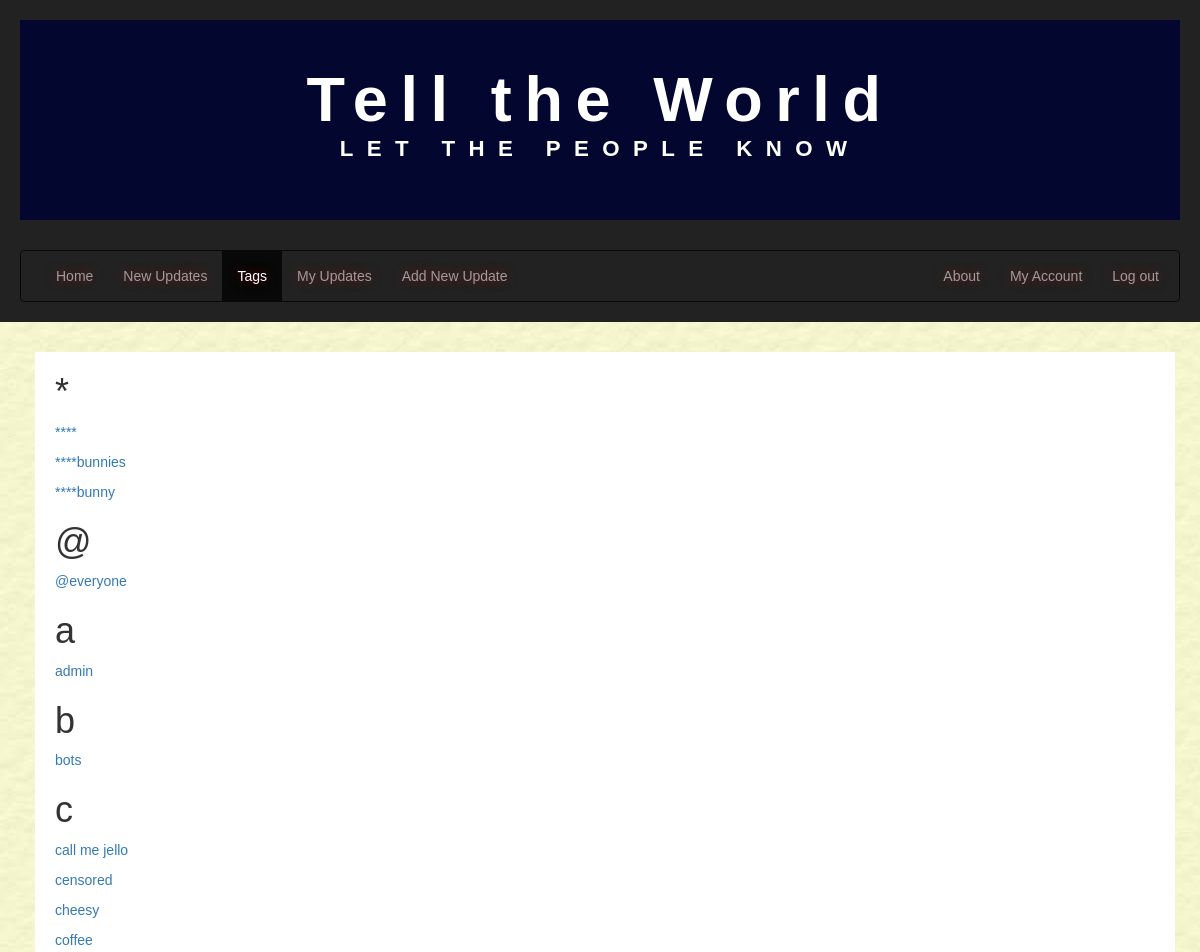
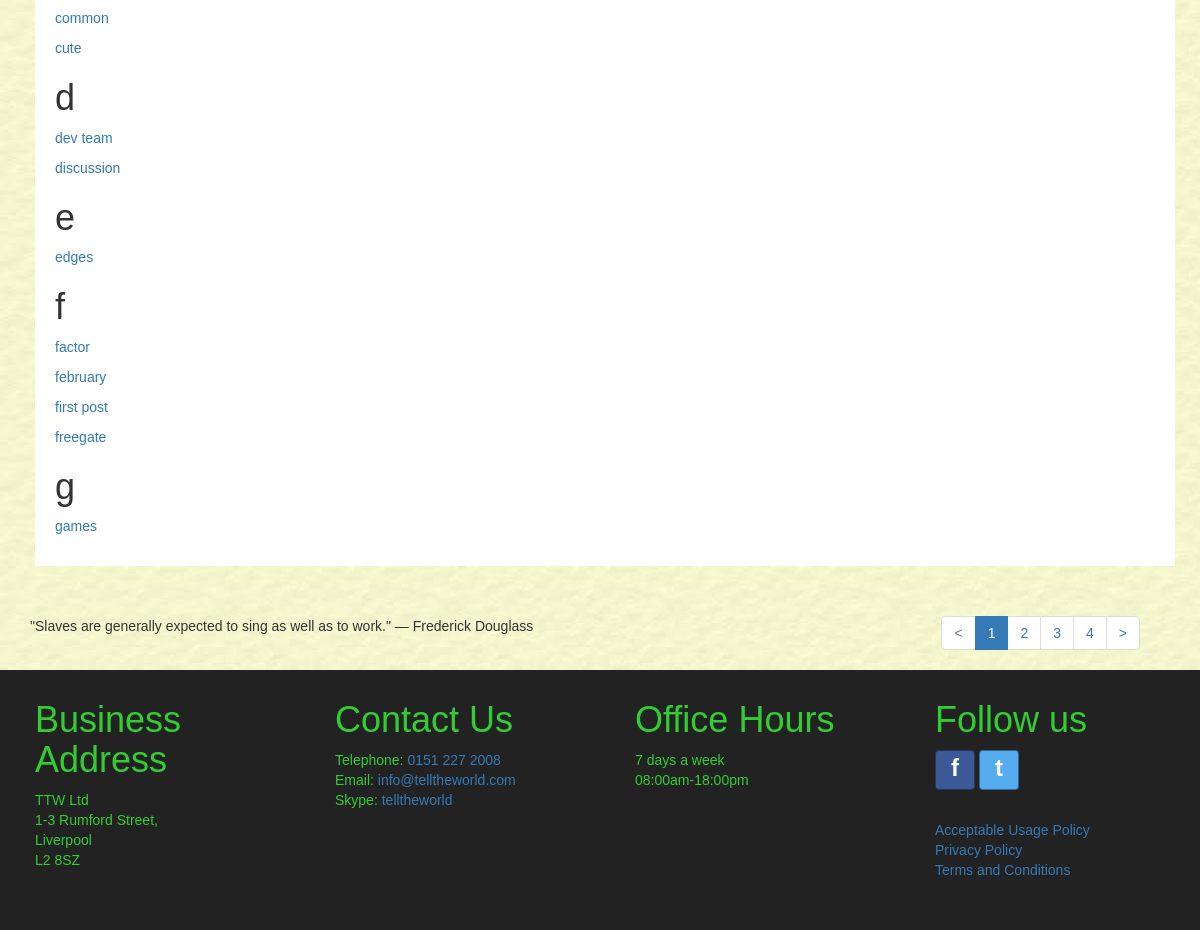
The app's page /tags/ (signed in), older data (2 pictures, top to bottom).
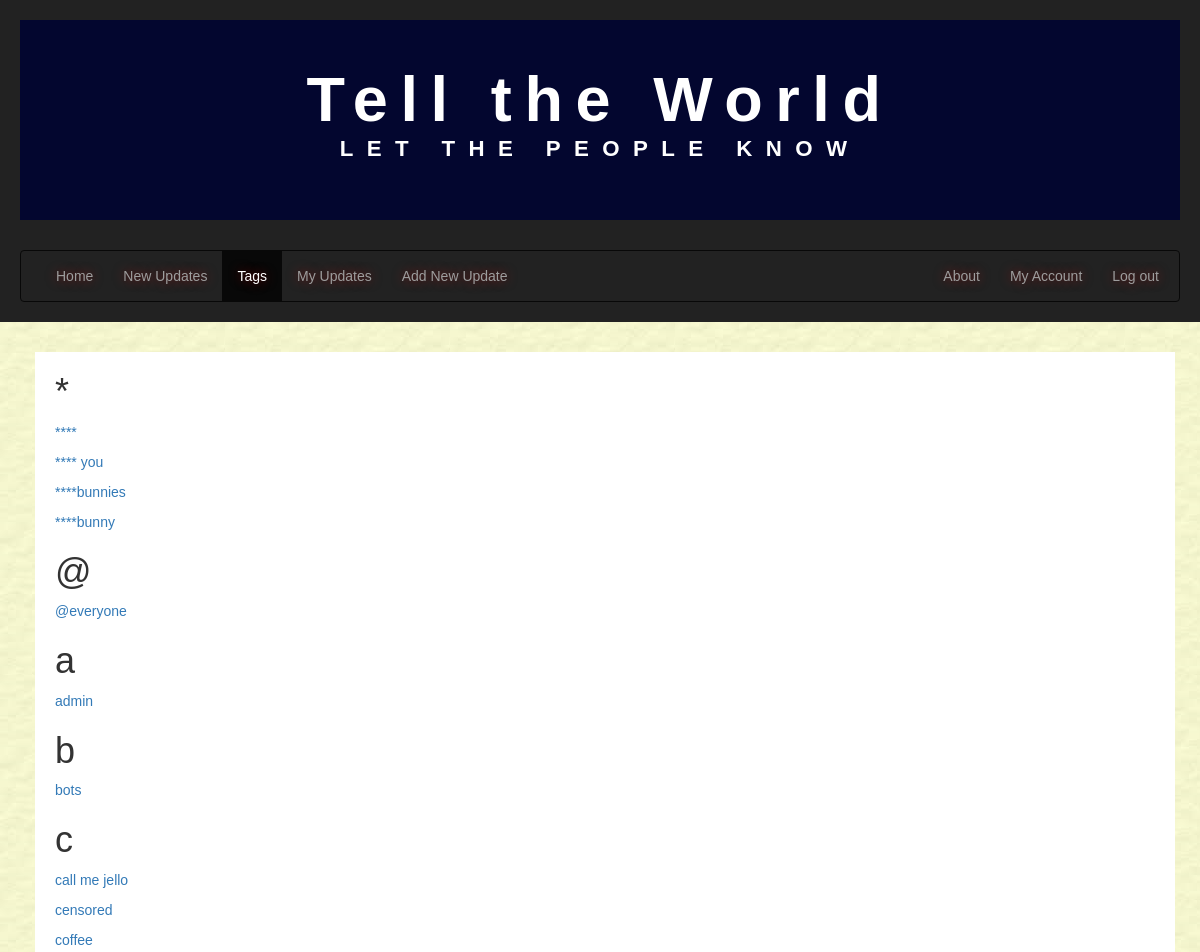
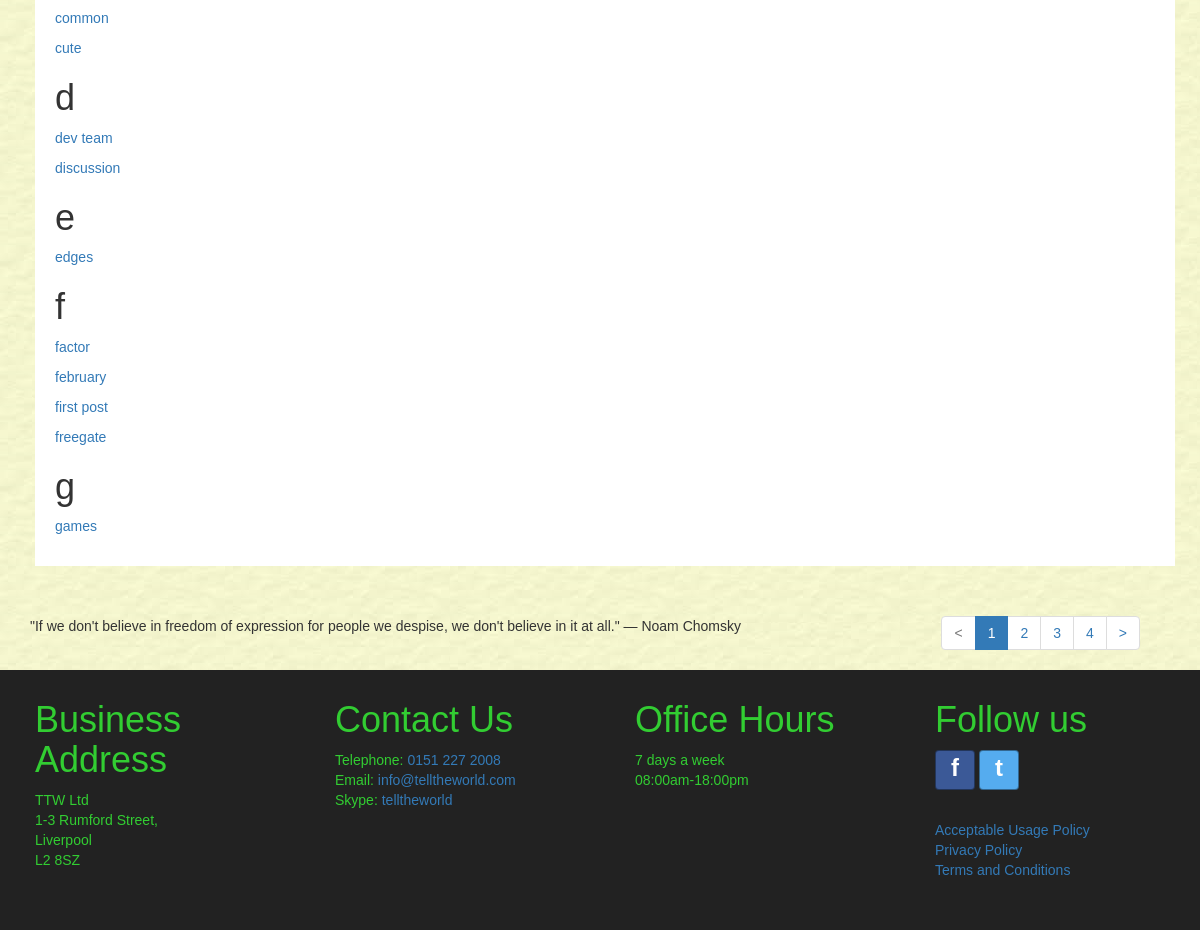
The same page, newer data (2 pictures, top to bottom).
### tellings/models.py (models this page shows, shortened)
class Tag(models.Model):
    tagID = models.AutoField(primary_key=True, db_column='tagID')
    tagName = models.CharField(max_length=15)
    @property
    def first_char(self):
        return self.tagName[0]
    class Meta:
        ordering = ['tagName']
        verbose_name = "Tag"
        verbose_name_plural = "Tags"

### tellings/views.py (the view)
# urls.py: path('tags/', TagListView.as_view(), name='tags'),
class TagListView(LoginRequiredMixin, generic.ListView):
    model = Tag
    paginate_by = 20
    http_method_names = ['get', 'post']
    def get_context_data(self, **kwargs):
        context = super(TagListView, self).get_context_data(**kwargs)
        quote = get_random_quote()
        context['quote'] = quote
        return context

### tellings/templatetags/my_tags.py (called while the page is built)
@register.simple_tag(takes_context=True)
def param_replace(context, **kwargs):
    d = context['request'].GET.copy()
    for k, v in kwargs.items():
        d[k] = v
    for k in [k for k, v in d.items() if not v]:
        del d[k]
    return d.urlencode()

### tellings/views.py (called while the page is built)
def get_random_quote():
    secure_random = random.SystemRandom()
    random_quote = secure_random.choice(random_quotes)
    return _(random_quote)

### tellings/templates/tellings/tag_list.html (shortened to what this page needs)
{% extends 'tellings/base.html' %}
{% block content %}
  <div class="container-fluid main-content">
    <div class="container allUserUpdates" id="userUpdates">
      <div class="row white-inner-container">
        {% if tag_list %}
          {% regroup tag_list by first_char as first_char_list %}
          {% for sort_by_first_char in first_char_list %}
            <h1>{{ sort_by_first_char.grouper }}</h1>
              {% for item in sort_by_first_char.list %}
                <p>
                  <a href="{% url 'tellings:newupdates' %}?tagName={{ item.tagName }}" name="{{ item.tagName }}">{{ item.tagName }}</a>
                </p>
              {% endfor %}
           {% endfor %}
        {% else %}
          <p>No results found.</p>
        {% endif %}
      </div>
    </div>
  </div>
{% endblock %}

### tellings/templates/tellings/base.html (shortened to what this page needs)
<!DOCTYPE html>
<html lang="en">
<head>
{% load static %}
  <link rel="stylesheet" href="{% static 'tellings/css/bootstrap.min.css' %}">
  <link rel="stylesheet" href="{% static 'tellings/css/bootstrap-tagsinput.css' %}">
  <link rel="stylesheet" href="{% static 'tellings/css/style.css' %}">
</head>
<body>
    <header class="header">
      <div id="title" class="jumbotron jumbotron-fluid">
        <h1>Tell the World</h1>
        <p>LET THE PEOPLE KNOW</p>
      </div>
      <nav class="navbar navbar-inverse">
        <div class="container-fluid">
            {% include "tellings/includes/navbar.html" %}
        </div>
      </nav>
    </header>
    {% block content %}{% endblock %}
    {% block pagination %}
      {% if is_paginated %}
      {% load my_tags %}
      <div id="paginationDiv">
        <ul class="pagination pull-right">
          {% if page_obj.has_previous %}
            <li><a href="?{% param_replace page=page_obj.previous_page_number %}">&#60;</a></li>
          {% else %}
            <li class="disabled"><span>&#60;</span></li>
          {% endif %}
          {% for i in paginator.page_range %}
            {% if i <= page_obj.number|add:2 and i >= page_obj.number|add:-2 %}
              {% if page_obj.number == i %}
                <li class="active"><span>{{ i }} <span class="sr-only">(current)</span></span></li>
              {% else %}
                <li><a href="?{% param_replace page=i %}">{{ i }}</a></li>
              {% endif %}
            {% endif %}
          {% endfor %}
          {% if page_obj.number < paginator.num_pages|add:-3 %}
             <li><a href="javascript: void(0);">...</a></li>
             <li><a href="?{% param_replace page=paginator.num_pages %}">{{ paginator.num_pages }}</a></li>
          {% elif page_obj.number < paginator.num_pages|add:-2 %}
             <li><a href="?{% param_replace page=paginator.num_pages %}">{{ paginator.num_pages }}</a></li>
          {% endif %}
          {% if page_obj.has_next %}
            <li><a href="?{% param_replace page=page_obj.next_page_number %}">&#62;</a></li>
          {% else %}
            <li class="disabled"><span>&#62;</span></li>
          {% endif %}
        </ul>
        <br />
        <div>
        {% if quote %}
            <span style="text-align: center; padding-bottom: 10px;">{{quote}}</span>
        {% else %}
            <p>Just say it. It needs to be said sometime.</p>
        {% endif %}
        </div>
      </div>
      {% endif %}
    {% endblock %}
    <footer class="footer footerDivs">
      {% include "tellings/includes/footerContents.html" %}
    </footer>
</body>
</html>

### tellings/templates/tellings/includes/navbar.html (shortened to what this page needs)
<ul class="nav navbar-nav">
  <li class="nav-item">
    <a class="nav-link" href="{% url 'tellings:index' %}">Home</a>
  </li>
  {% if user.is_authenticated %}
    <li class="nav-item">
      <a class="nav-link" href="{% url 'tellings:newupdates' %}">New Updates</a>
    </li>
    <li class="nav-item">
      <a class="nav-link" href="{% url 'tellings:tags' %}">Tags</a>
    </li>
    <li class="nav-item">
      <a class="nav-link" href="{% url 'tellings:myupdates' %}">My Updates</a>
    </li>
    <li class="nav-item">
      <a class="nav-link" id="addUpdateBtn" href="javascript:void(0);">Add New Update</a>
    </li>
  {% endif %}
</ul>
<ul class="nav navbar-nav navbar-right">
  <li class="dropdown">
    <a class="dropdown-toggle" data-toggle="dropdown" href="#">About</a>
  {% if user.is_authenticated %}
    <li class="dropdown">
      <a class="dropdown-toggle" data-toggle="dropdown" href="#">My Account</a>
    </li>
    <li class="nav-item">
        <a href="{% url 'logout' %}" onclick="return $.confirm_logout();">Log out</a>
    </li>
  {% endif %}
</ul>

### tellings/templates/tellings/includes/footerContents.html (shortened to what this page needs)
  <div class="col-sm-3 footerDivs">
    <h1>Business Address</h1>
    <p>TTW Ltd<br />1-3 Rumford Street,<br /> Liverpool <br />L2 8SZ</p>
  </div>
  <div class="col-sm-3 footerDivs">
    <h1>Contact Us</h1>
    <p>Telephone: <a href="tel:01512272008">0151 227 2008</a><br />
       Email: <a href="mailto:info@telltheworld.com?Subject=Website%20contact" target="_top">info@telltheworld.com</a><br />
       Skype: <a href="skype:telltheworld?call">telltheworld</a>
	</p>
  </div>
  <div class="col-sm-3 footerDivs">
    <h1>Office Hours</h1>
    <p>7 days a week<br />08:00am-18:00pm</p>
  </div>
  <div class="col-sm-3 footerDivs">
    <h1>Follow us</h1>
    <p>
      <a class="btn btn-icon btn-facebook" href="https://www.facebook.com/westernapproachesHQ/">f</a>
      <a class="btn btn-icon btn-twitter" href="https://twitter.com/WestApproaches">t</a>
    </p>  <br />
    <p>
      <a href="{% url 'tellings:acceptableusage' %}">Acceptable Usage Policy</a><br />
      <a href="{% url 'tellings:privacypolicy' %}">Privacy Policy</a><br />
      <a href="{% url 'tellings:termsandconditions' %}">Terms and Conditions</a>
    </p>
  </div>

### tellings/static/tellings/css/style.css (style rules this page uses)
* { font-family: Arial, Helvetica, sans-serif; margin: 0; padding: 0; color: #333; }
body { background-image: url('../imgs/bgimage.jpg'); }
.header { position: relative; color: #000; background-color: #222222; padding: 20px; }
.jumbotron { padding-top: 25px; text-align: center; width: 100%; height: 200px; background-color: #03062F; }
.jumbotron h1 { letter-spacing: .2em; color: white; font-family: Verdana, Geneva, Tahoma, sans-serif; }
.jumbotron p { letter-spacing: .6em; font-size: calc(14px + (26 - 14) * ((100vw - 300px) / (1600 - 300))); line-height: calc(1.3em + (1.5 - 1.2) * ((100vw - 300px)/(1600 - 300))); color: white; font-weight: bold; padding: 0px; }
#title h1 { font-family: Arial, Helvetica, sans-serif; font-weight: bold; margin: 0px; padding-top: 20px; }
.navbar { margin: 0px; margin-bottom: 0px; text-shadow: 0px 0px 11px rgba(232,0,0,0.5); }
.container-fluid { margin: 0px; padding-left: 20px; padding-right: 20px; }
.main-content { min-height: 550px; }
.row { margin:0px; }
.footer { margin: 0px; overflow-y: auto; position: relative; clear: both; margin: 0px; }
.footer h1 { padding-top: 10px; padding-left: 20px; }
.footer p { color: #32CD32; padding-left:20px; }
.footerDivs { color:#32CD32; padding-bottom: 20px; background-color:#222222; margin:0; }
.white-inner-container { margin-top: 30px; margin-bottom: 30px; padding: 20px; padding-top: 0px; background-color: #FFF; }
#paginationDiv { padding-left: 30px; padding-right: 60px; }
.btn-icon { position:relative; padding:0px; color:#FFF; padding:0px; height:40px; width:40px; font-size:24px; font-weight: bold; }
.btn-facebook { background-color:#3B5997; border-color:rgba(0,0,0,0.4); }
.btn-twitter { background-color:#55ACEF; border-color:rgba(0,0,0,0.4); }

Row changes from the older to the newer data that the page shows:
removed Tag: tagName "cheesy", shown under "c"
added Tag: tagName "**** you"
Text that changed along with them:
{{ quote }}: "\"Slaves are generally expected to sing as well as to work.\" ― Frederick Douglass" → "\"If we don't believe in freedom of expression for people we despise, we don't believe in it at all.\" ― Noam Chomsky"
